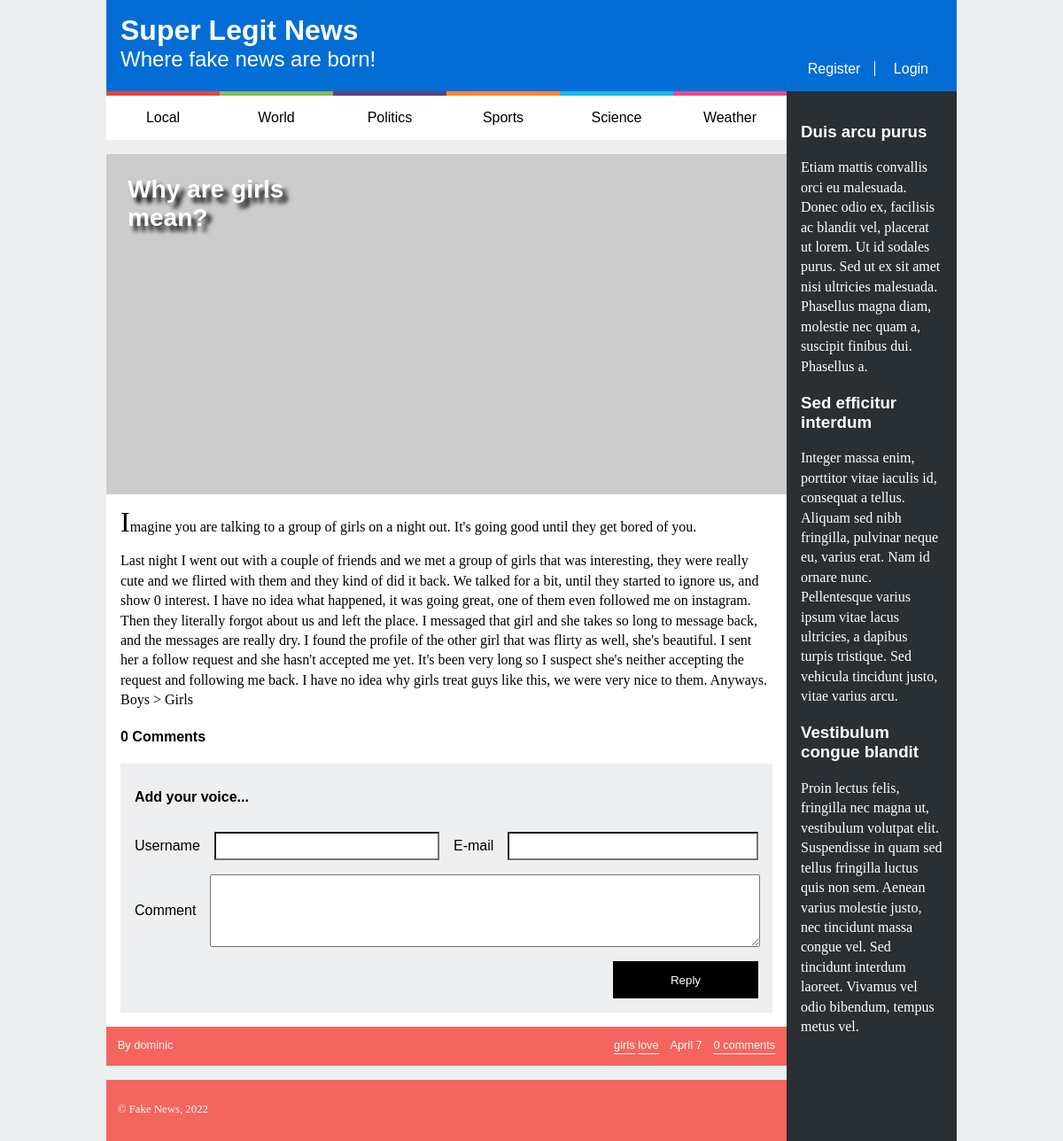
Page /article.php?id=6 on the earlier database version.
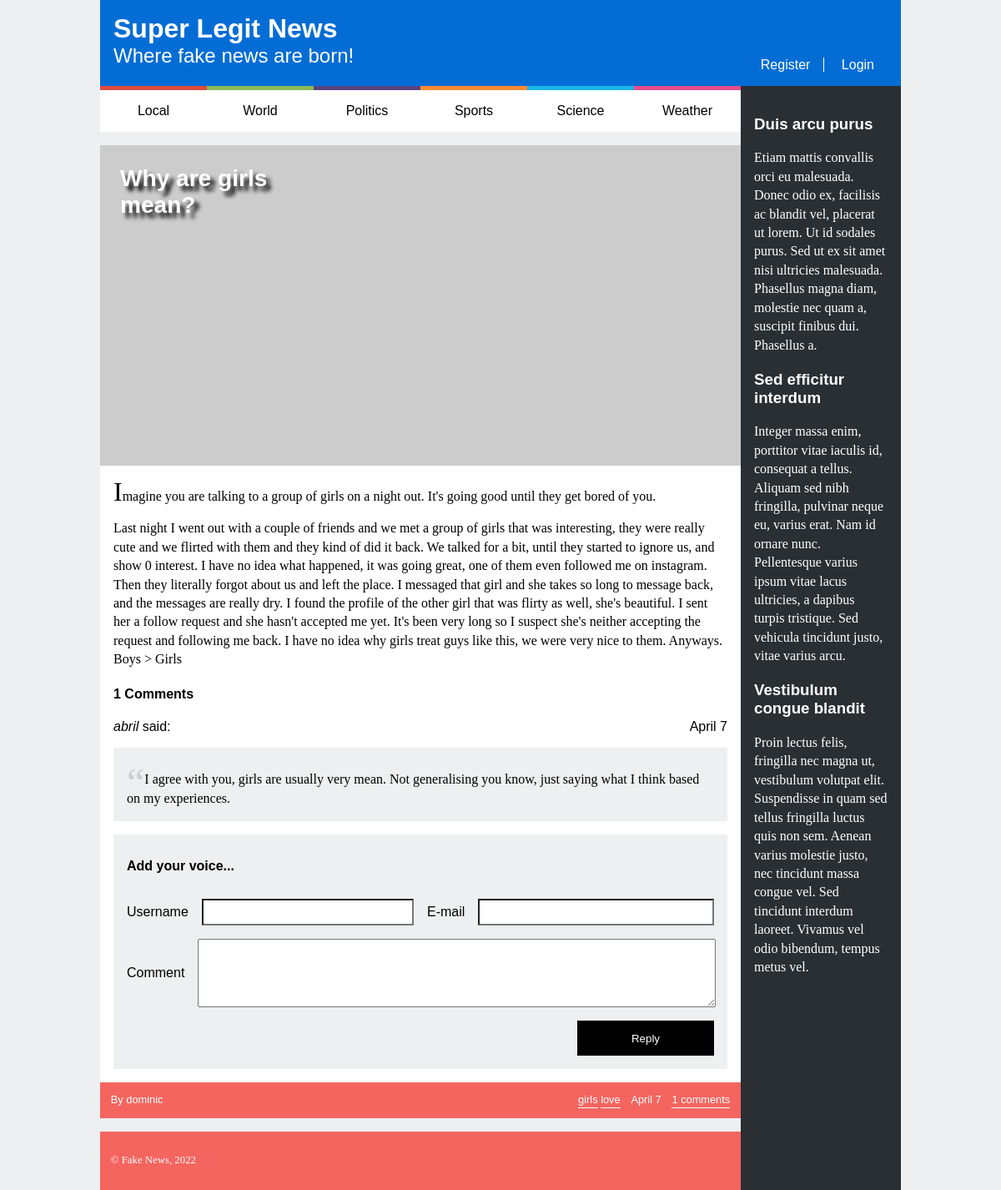
Same page on the later database version.
### tables this page shows
CREATE TABLE comments (
  id INTEGER PRIMARY KEY,            -- comment id
  news_id INTEGER REFERENCES news,   -- news item this comment is about
  username VARCHAR REFERENCES users, -- user that wrote the comment
  published INTEGER,                 -- date when news item was published in epoch format
  text VARCHAR                       -- comment text
);

CREATE TABLE news (
  id INTEGER PRIMARY KEY,            -- article id
  title VARCHAR,                     -- title of the article
  published INTEGER,                 -- date when the article was published in epoch format
  tags VARCHAR,                      -- comma separated tags
  username VARCHAR REFERENCES users, -- user that wrote the article
  introduction VARCHAR,              -- a introductory paragraph
  fulltext VARCHAR                   -- the rest of the text
);

### database/news.php (called while the page is built, shortened)
<?php
    function getAllNews($db){
        $article = $db->prepare('SELECT news.*, users.*, COUNT(comments.id) AS comments
        FROM news JOIN
            users USING (username) LEFT JOIN
            comments ON comments.news_id = news.id
        GROUP BY news.id, users.username
        ORDER BY published DESC');
        $article->execute();
        return $article->fetchAll();
    }
    function getComments($db, $id){
        $stmt = $db->prepare('SELECT * FROM comments JOIN users USING (username) WHERE news_id = ?');
        $stmt->execute(array($id));
        return $stmt->fetchAll();
    }
?>

### article.php (the view, shortened to what this page needs)
<?php
    require_once('database/connection.php');
    require_once('database/news.php');
    require_once('templates/common.php');
    $db = getDatabaseConnection();
    $articles = getAllNews($db);
?>
  <section id="news">
    <article>
      <?php
      $id = $_GET['id'];
      for($i = 0; $i < count($articles); $i++) {
        if($articles[$i]['id'] == $id) {
          $article = $articles[$i];
          break;
        }
      }
      $date = date('F j', $article['published']);
      $tags = explode(',', $article['tags']);
      ?>
      <header>
        <h1><a href="article.php?id=<?= $id ?>"><?= $article['title'] ?></a></h1>
      </header>
      <img src="https://picsum.photos/600/300?<?= $id ?>" alt="">
      <p><?= $article['introduction'] ?></p>
      <p><?= $article['fulltext'] ?></p>
      <section id="comments">
        <h1><?= $article['comments'] ?> Comments</h1>
        <?php
          $comments = getComments($db, $id);
          foreach ($comments as $comment) {
            $commentDate = date('F j', $article['published']);
        ?>
          <article class="comment">
            <span class="user"><?= $comment['username'] ?></span>
            <span class="date"><?=$commentDate?></span>
            <p><?= $comment['text'] ?></p>
          </article>
        <?php } ?>
        <form method="post" action="action_insert_comment.php">
          <h2>Add your voice...</h2>
          <label>Username
            <input type="text" name="username">
          </label>
          <label>E-mail
            <input type="email" name="email">
          </label>
          <label>Comment
            <textarea name="comment"></textarea>
          </label>
          <button type="submit">Reply</button>
        </form>
      </section>
      <footer>
        <span class="author"><?= $article['username'] ?></span>
        <span class="tags"><a href="index.php"><?= $tags[0] ?></a> <a href="index.php"><?= $tags[1] ?></a></span>
        <span class="date"><?= $date ?></span>
        <a class="comments" href="article.php?id=<?= $id ?>#comments"><?= $article['comments'] ?></a>
      </footer>
    </article>

Differences in the rows shown:
added comments: username "abril", news.published "April 7", text "I agree with you, girls are usually very mean. Not generalising you know, just saying what I think based on my experiences."
Other differences:
$article['comments']: "0" → "1"
